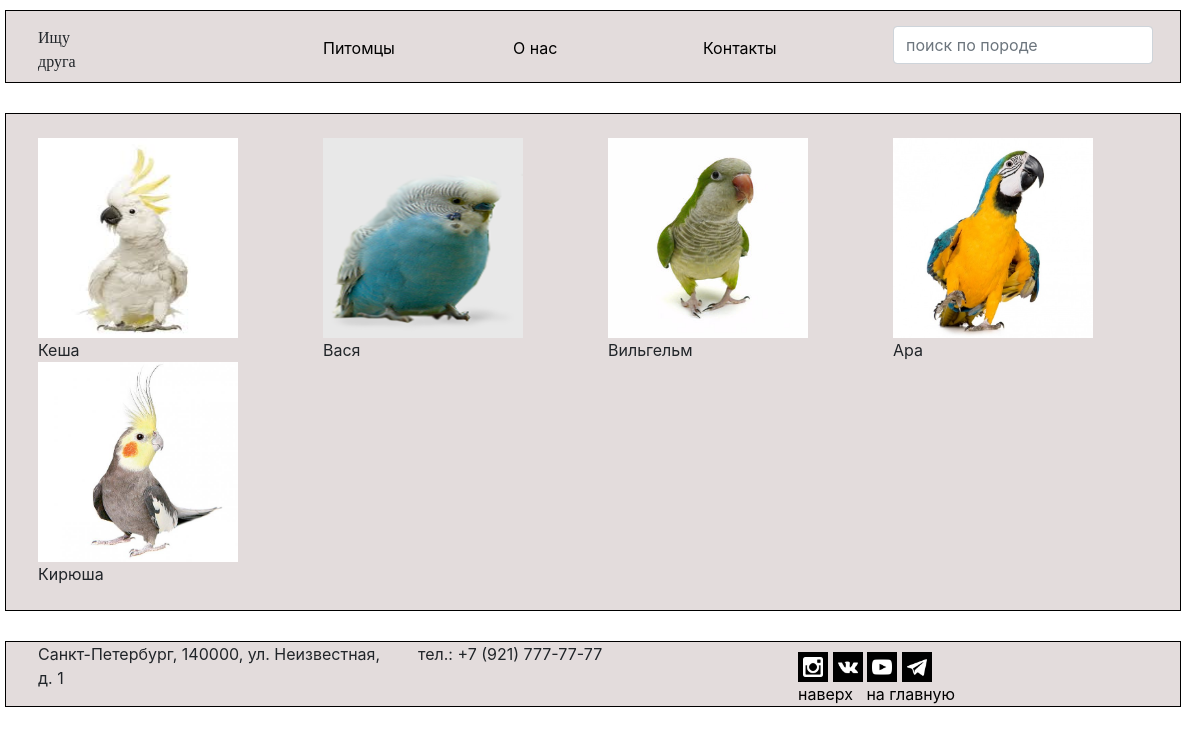
The app's page /parrots/ with its own data.
### app/models.py (models this page shows, shortened)
class Pet(models.Model):
    id = models.UUIDField(default=uuid.uuid4, primary_key=True)
    dog = 'DG'
    cat = 'CT'
    parrot = 'PR'
    animals = (
        (dog, 'собака'),
        (cat, 'кошка'),
        (parrot, 'попугай'),
    )
    type_of_animal = models.CharField(max_length=2, verbose_name="тип животного", choices=animals, default=dog)
    name = models.CharField(max_length=256, verbose_name="Кличка")
    age = models.IntegerField(verbose_name="Возраст",
                              validators=[validators.MaxValueValidator(100)])
    doc = models.ForeignKey('Registration', on_delete=models.CASCADE,
                            verbose_name="Регистрационный документ",
                            related_name="pet_registration")
    photo = models.ImageField(upload_to='pets_photo', blank=True)
    breed = models.ForeignKey('Breed', on_delete=models.CASCADE,
                              verbose_name="Порода")
    owner = models.ForeignKey('Owner', on_delete=models.CASCADE,
                              verbose_name="Владелец", blank=True, null=True)

### app/views.py (the view)
# urls.py: path('parrots/', ParrotListView.as_view()),
class ParrotListView(Parrots, ListView):
    model = Pet
    template_name = 'pets/parrot_list.html'

### app/views.py (called while the page is built)
    @staticmethod
    def get_parrots():
        return Pet.objects.filter(type_of_animal='PR')

### app/templates/pets/parrot_list.html
{% extends 'base/base.html' %}
{% block content %}
<div class="animals_type">
    <br>
    <div class="container">
        <div class="row">
            {% for pet in view.get_parrots %}
            <div class="col-sm-3">
                    <a href="../pets/{{pet.pk}}">
                        <img height="200" width="200"
                            src="{{ pet.photo.url }}" alt="" class="fit">
                    </a>
                    <div class="pet-bio-text">
                        {{pet.name}}
                    </div>
                </div>
            {%endfor%}
        </div>
    </div>
    <br>
</div>
{% endblock %}

### app/static/css/style.css (style rules this page uses)
a { text-decoration: none; color: black; }

### records on screen
Pet: photo (picture), name "Кеша"
Pet: photo (picture), name "Вася"
Pet: photo (picture), name "Вильгельм"
Pet: photo (picture), name "Ара"
Pet: photo (picture), name "Кирюша"
